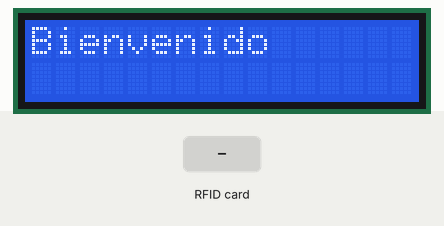
Bench run of a sketch on a simulated Arduino Uno, built with avr-gcc and run on an emulated ATmega328P. Shown: 16×2 character LCD. Inputs (shaded band) come from the test bench. What the sketch prints to the serial monitor is not drawn.

Above: at 1.3 s.
1.4 s: RFID card 5E 7A 19 C4 held to the reader
At 2.2 s:
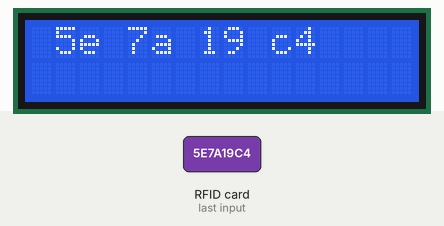
Timing chart, 0 to 4.4 s (numbered marks = the images above; inputs shaded):
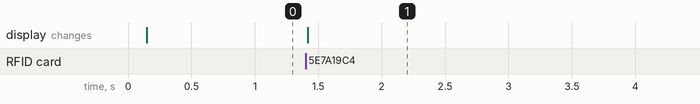

Measured:
- after the input at 1.4 s, the display: changes at once (image 1)

The sketch:

project.ino
```cpp
// card reader
#include <SPI.h>
#include <MFRC522.h>

// lcd display
#include <Wire.h>
#include <LiquidCrystal_I2C.h>

// Configurable
#define RST_PIN 9
#define SS_PIN 10

// Create MFRC522 instance
MFRC522 mfrc522(SS_PIN, RST_PIN);

// Set the LCD address to 0x27 for a 16 chars and 2 line display
LiquidCrystal_I2C lcd(0x27, 16, 2);

String message = "Bienvenido";

void setup() {
  // Initialize serial communications with the PC
	Serial.begin(9600);

  // Do nothing if no serial port is opened
	while (!Serial);

	// Init SPI bus
	SPI.begin();

  // Init MFRC522
	mfrc522.PCD_Init();

  // Optional delay time after init to be ready
	delay(4);

  // Show details of PCD - MFRC522 Card Reader details
	mfrc522.PCD_DumpVersionToSerial();
	Serial.println(F("Scan PICC to see UID, SAK, type, and data blocks..."));

  // initialize the LCD
  lcd.begin();

  // Turn on the blacklight and print a message.
  lcd.backlight();
  lcd.print(message);
}

void loop() {
	// Reset the loop if no new card present on the sensor/reader. This saves the entire process when idle.
	if ( ! mfrc522.PICC_IsNewCardPresent()) {
		return;
	}

	// Select one of the cards
	if ( ! mfrc522.PICC_ReadCardSerial()) {
		return;
	}

  // Dump debug info about the card; PICC_HaltA() is automatically called
	// mfrc522.PICC_DumpToSerial(&(mfrc522.uid));

  //	Serial.print("UID:");
  message = "";
  for (byte i = 0; i < mfrc522.uid.size; i++) {
    if (mfrc522.uid.uidByte[i] < 0x10) {
      // Serial.print(" 0");
      message += " 0";
    } else {
      // Serial.print(" ");
      message += " ";
    }
      // Serial.print(mfrc522.uid.uidByte[i], HEX);
      message += String(mfrc522.uid.uidByte[i], HEX);
  }
  // Serial.println();
  lcd.clear();
  lcd.print(message);
  mfrc522.PICC_HaltA();
}
```
